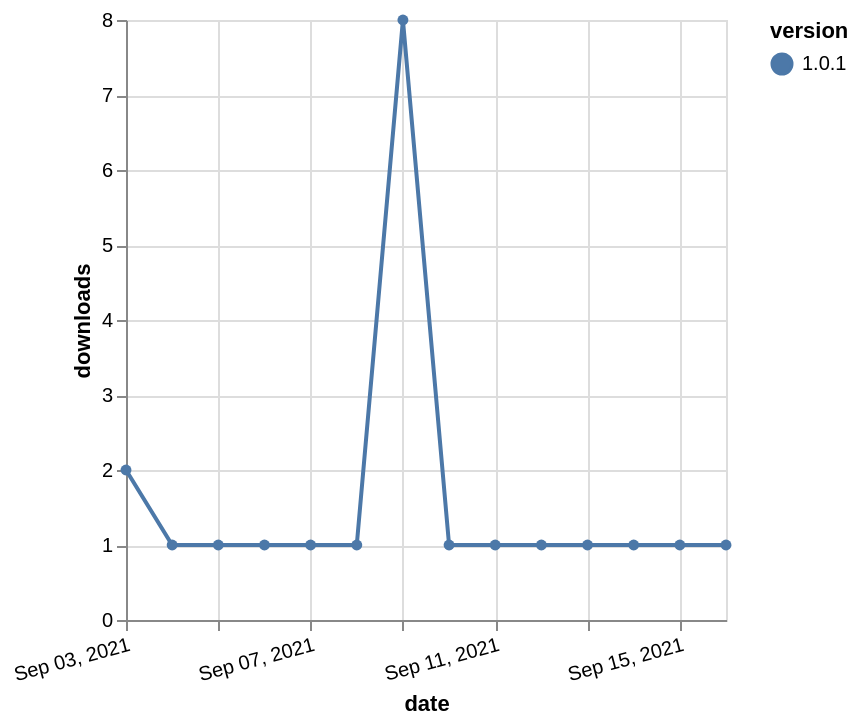

Express this chart as Vega-Lite.
### Vega-Lite specification from a JSON file in a GitHub repository (floating-point values rounded to 4 significant figures)
{"$schema": "https://vega.github.io/schema/vega-lite/v5.json", "description": "A simple bar chart with embedded data.", "data": {"values": [{"date": "2021-09-03", "total": 630, "delta": 2, "version": "1.0.1"}, {"date": "2021-09-04", "total": 631, "delta": 1, "version": "1.0.1"}, {"date": "2021-09-05", "total": 632, "delta": 1, "version": "1.0.1"}, {"date": "2021-09-06", "total": 633, "delta": 1, "version": "1.0.1"}, {"date": "2021-09-07", "total": 634, "delta": 1, "version": "1.0.1"}, {"date": "2021-09-08", "total": 635, "delta": 1, "version": "1.0.1"}, {"date": "2021-09-09", "total": 643, "delta": 8, "version": "1.0.1"}, {"date": "2021-09-10", "total": 644, "delta": 1, "version": "1.0.1"}, {"date": "2021-09-11", "total": 645, "delta": 1, "version": "1.0.1"}, {"date": "2021-09-12", "total": 646, "delta": 1, "version": "1.0.1"}, {"date": "2021-09-13", "total": 647, "delta": 1, "version": "1.0.1"}, {"date": "2021-09-14", "total": 648, "delta": 1, "version": "1.0.1"}, {"date": "2021-09-15", "total": 649, "delta": 1, "version": "1.0.1"}, {"date": "2021-09-16", "total": 650, "delta": 1, "version": "1.0.1"}]}, "width": "container", "mark": {"type": "line", "point": {"filled": true}}, "encoding": {"x": {"field": "date", "type": "temporal", "timeUnit": "yearmonthdate", "title": "date", "axis": {"labelAngle": -15}}, "y": {"field": "delta", "type": "quantitative", "title": "downloads"}, "color": {"field": "version", "type": "nominal"}, "tooltip": {"field": "delta"}}}
